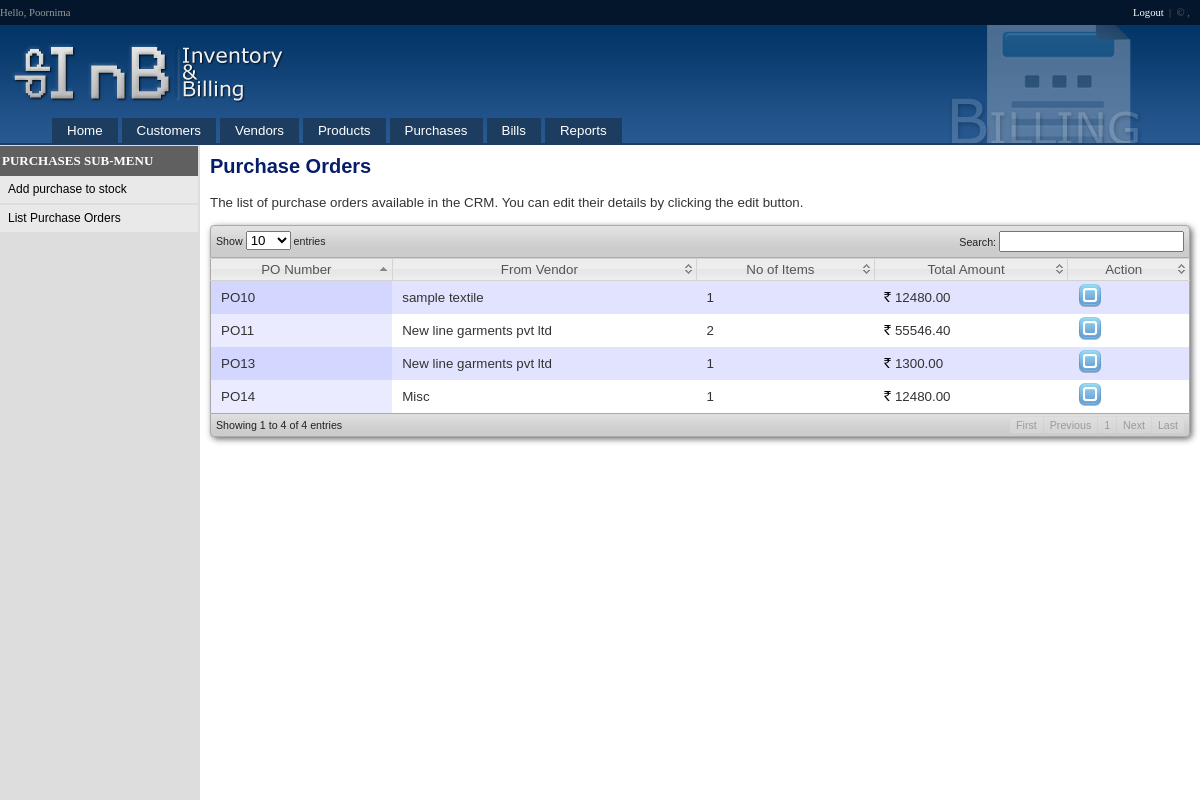
/Source/listPO.php (signed in), run on the app's committed database.
### tables this page shows
CREATE TABLE IF NOT EXISTS `purchasevoucher` (
  `purchaseID` int(11) NOT NULL AUTO_INCREMENT,
  `vendorID` int(11) NOT NULL,
  `billNo` varchar(150) NOT NULL,
  `totalAmount` double DEFAULT '0',
  `discount` double DEFAULT NULL,
  `taxPercentage` double DEFAULT '0',
  `noOfItems` int(11) DEFAULT '0',
  `arrivedOn` timestamp NOT NULL DEFAULT CURRENT_TIMESTAMP,
  PRIMARY KEY (`purchaseID`)
);

### Source/lib/userfunctions.php (called while the page is built, shortened)
<?php
function roundNumer($number)
{
	if(strstr($number,"."))
	{
		$substr1 = explode(".",$number);
		if(strlen($substr1[1]) == 0)
			$number .= "00";
		elseif(strlen($substr1[1]) == 1)
			$number .= "0";
		elseif(strlen($substr1[1]) > 2)
			$number = $substr1[0].".".substr($substr1[1],0,2);
	}
	else
	{
		$number .= ".00";
	}
return $number;
}
?>

### Source/listPO.php (the view, shortened to what this page needs)
<?php
include_once("includes/header.php");
$result = mysql_query("select *,(totalAmount*(1-discount/100)*(1+taxPercentage/100))ActualTotal,(select vendorName from vendor where vendorID=purchasevoucher.vendorID)vendorName from purchasevoucher");
?>
<script type="text/javascript">
function confirmDeletion(name)
{
	return confirm("Are you sure you want to delete \""+name+"\" ?");
}
</script>
<h2>Purchase Orders</h2>
The list of purchase orders available in the CRM. You can edit their details by clicking the edit button.<br />
<br />
<table cellpadding="0" cellspacing="0" border="0" class="display" id="example">
	<thead>
		<tr>
			<th>PO Number</th>
			<th>From Vendor</th>
			<th>No of Items</th>
            <th>Total Amount</th>
			<th>Action</th>
		</tr>
	</thead>
	<tbody>
    <?php
	while($row=mysql_fetch_array($result))
	{
	?>
    <tr><td>PO<?=$row["purchaseID"] ?></td>
    <td><?=$row["vendorName"] ?></td>
    <td><?=$row["noOfItems"] ?></td>
    <td><img src="images/rs.png" alt="Rs." /> <?=roundNumer($row["ActualTotal"])?></td>
    <td><a href="<?=BASEDIR ?>viewPurchase.php?POID=<?=$row["purchaseID"]?>"><img src="images/001_07.png" alt="View" title="View" /></a></td>
    </tr>
    <?php } ?>
	</tbody>
</table>
<?php
include_once("includes/footer.php");
?>

### Source/css/style.css (style rules this page uses)
body { margin:0px; font-family:Verdana, Arial, Helvetica, sans-serif; overflow-y:scroll; }
a { text-decoration:none; }
table { font-size:10pt; }
table.layout tr td.right, table { color:#333333; }
table.layout tr td.right h2 { color:#061D68; }

### Source/css/style_p.css (style rules this page uses)
table.layout tr td.right, table { color:#FFFFFF; vertical-align:top; color:#000000; }
thead { display: table-header-group; }
tbody { display: table-row-group; }
tr { page-break-inside: avoid; }

### Source/css/demo_table_jui.css (style rules this page uses)
table.display thead th { padding: 3px 0px 3px 10px; cursor: pointer; * cursor: hand; }
table.display { margin: 0 auto; width: 100%; clear: both; border-collapse: collapse; }
table.display td { padding: 3px 10px; }
tr.odd { background-color: #E2E4FF; }
tr.even { background-color: white; }
tr.odd td.sorting_1 { background-color: #D3D6FF; }
tr.even td.sorting_1 { background-color: #EAEBFF; }

### Source/includes/header.php (style rules this page uses)
#example tbody { border-left: 1px solid #AAA; border-right: 1px solid #AAA; }
#example thead th:first-child { border-left: 1px solid #AAA; }
#example thead th:last-child { border-right: 1px solid #AAA; }

### data on the page
purchasevoucher: purchaseID "10", vendorName "sample textile", noOfItems "1", ActualTotal "12480.00"
purchasevoucher: purchaseID "11", vendorName "New line garments pvt ltd", noOfItems "2", ActualTotal "55546.40"
purchasevoucher: purchaseID "13", vendorName "New line garments pvt ltd", noOfItems "1", ActualTotal "1300.00"
purchasevoucher: purchaseID "14", vendorName "Misc", noOfItems "1", ActualTotal "12480.00"

### other printed values
$_SESSION["user_name"] "Poornima"
